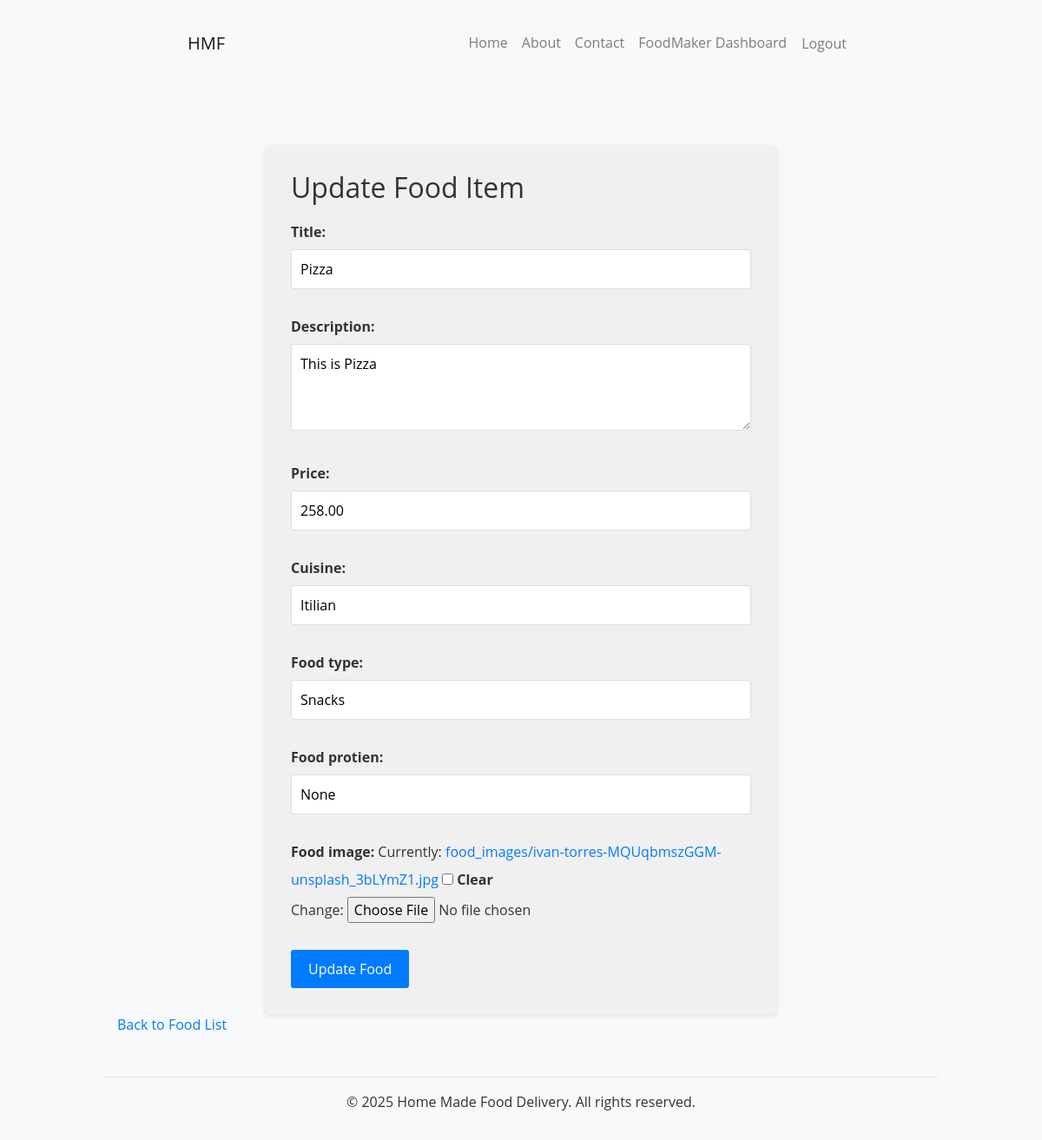
The page /update-food/4/ (signed in) on the database its author committed.
### foodapp/models.py (models this page shows, shortened)
class FoodItem(models.Model):
    foodmaker = models.ForeignKey(FoodMakerProfile, on_delete=models.CASCADE)
    title = models.CharField(max_length=255)
    description = models.TextField()
    price = models.DecimalField(max_digits=10, decimal_places=2)
    cuisine = models.CharField(max_length=100)
    food_type = models.CharField(max_length=100, default='Snacks')
    food_protien = models.CharField(max_length=100, default="None")
    food_image = models.ImageField(upload_to='food_images/', blank=True, null=True)

### foodapp/views.py (the view)
# urls.py: path('update-food/<int:food_id>/', views.update_food, name='update_food'),
@login_required
def update_food(request, food_id):
    if request.user.role != 'FoodMaker':
        return redirect('home')
    food = get_object_or_404(FoodItem, id=food_id)
    if food.foodmaker != request.user.foodmaker_profile:
        return redirect('home')  # Unauthorized access
    if request.method == 'POST':
        form = FoodForm(request.POST, request.FILES, instance=food)
        if form.is_valid():
            form.save()
            return redirect('foodmaker_dashboard')  # Redirect after update
    else:
        form = FoodForm(instance=food)
    return render(request, 'update_food.html', {
        'form': form,
        'food': food
        })

### foodapp/forms.py
class FoodForm(forms.ModelForm):
    class Meta:
        model = FoodItem
        fields = ['title', 'description', 'price', 'cuisine', 'food_type', 'food_protien', 'food_image']

### foodapp/templates/update_food.html (shortened to what this page needs)
{% extends 'base.html' %}
{% block content %}
<div class="container">
  <div class="row justify-content-center">
    <div class="col-md-8">
      <div class="update-food-form">
        <h2>Update Food Item</h2>
        <form method="POST" enctype="multipart/form-data">
          {{ form.as_p }}
          <button type="submit">Update Food</button>
        </form>
      </div>
    </div>
  </div>
</div>
<a href="{% url 'foodmaker_dashboard' %}">Back to Food List</a>
{% endblock %}

### foodapp/static/css/styles.css (style rules this page uses)
*, *::before, *::after { margin: 0; padding: 0; box-sizing: border-box; }
body { min-height: 100vh; display: flex; flex-direction: column; font-family: 'Open Sans', sans-serif; background-color: #f8f9fa; color: #333; padding-left: 5%; padding-right: 5%; margin-left: 5%; margin-right: 5%; }
.update-food-form { max-width: 600px; margin: 0 auto; padding: 30px; border-radius: 5px; background-color: #f0f0f0; box-shadow: 0 2px 5px rgba(0, 0, 0, 0.1); }
.update-food-form h2 { margin-bottom: 20px; }
.update-food-form label { font-weight: bold; }
.update-food-form input[type="text"], .update-food-form input[type="number"], .update-food-form textarea { width: 100%; padding: 10px; margin-bottom: 15px; border: 1px solid #ddd; border-radius: 3px; }
.update-food-form textarea { height: 100px; }
.update-food-form input[type="file"] { margin-bottom: 15px; }
.update-food-form button { background-color: #007bff; color: #fff; padding: 10px 20px; border: none; border-radius: 3px; cursor: pointer; }

### rows shown on the page
FoodItem: title "Pizza", description "This is Pizza", price "258.00", cuisine "Itilian", food_type "Snacks", food_protien "None"
